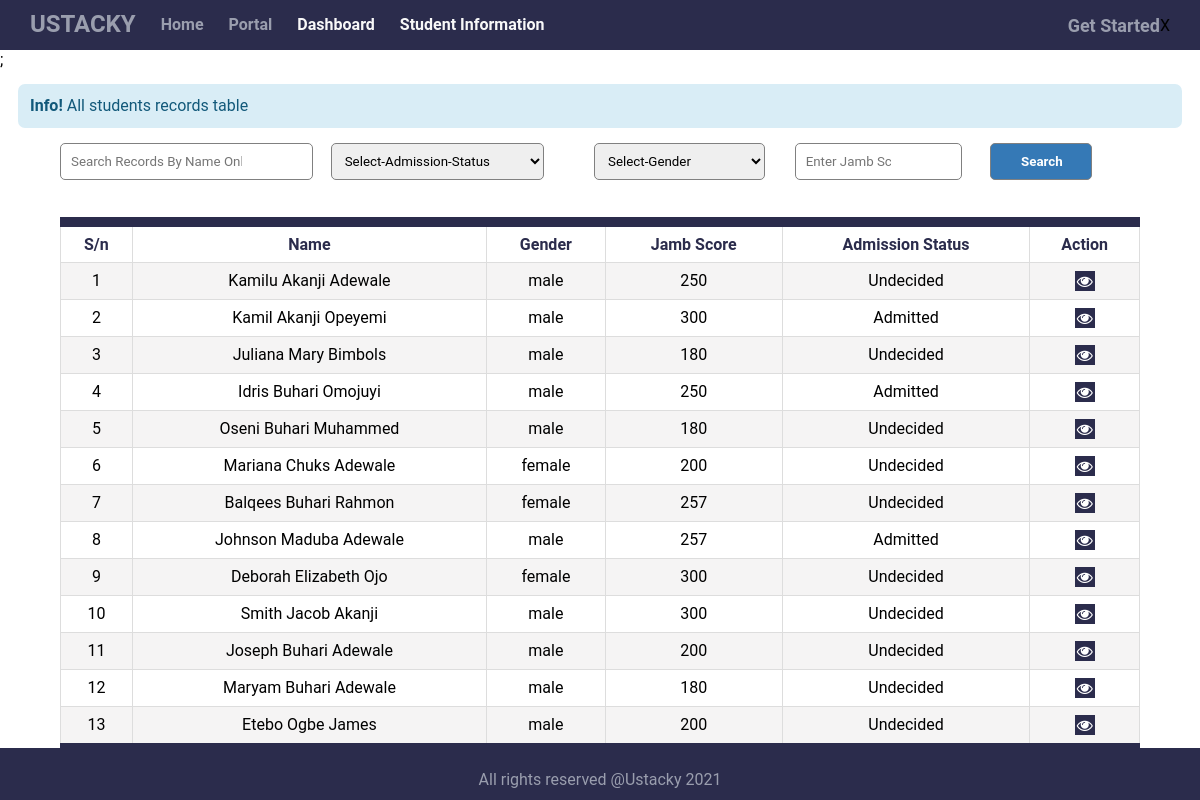
The app's page /records.php with its own data.
### tables this page shows
CREATE TABLE `students` (
  `id` int(11) NOT NULL,
  `image_path` varchar(200) NOT NULL,
  `firstname` varchar(200) NOT NULL,
  `middlename` varchar(200) NOT NULL,
  `lastname` varchar(200) NOT NULL,
  `email` varchar(200) NOT NULL,
  `date_of_birth` date NOT NULL,
  `gender` varchar(200) NOT NULL,
  `phone_number` int(20) NOT NULL,
  `address` text NOT NULL,
  `state_of_origin` varchar(200) NOT NULL,
  `local_govt` varchar(200) NOT NULL,
  `next_of_kin` varchar(200) NOT NULL,
  `jamb_score` int(11) NOT NULL,
  `admin_status` varchar(200) NOT NULL DEFAULT 'Undecided'
);

### records.php (the view, shortened to what this page needs)
<!DOCTYPE html>
<html lang="en">
<head>
    <link rel="stylesheet" href="https://cdnjs.cloudflare.com/ajax/libs/font-awesome/4.7.0/css/font-awesome.min.css">
    <link rel="stylesheet" href="styles.css">
</head>
<body>
    <div class="container table-box">
      <?php include 'includes/navbar.php'; ?>;
      <div class="info">
         <p><span>Info!</span> All students records table</p>
      </div>
      <div class="search-fields">
         <form action="" method="post">
              <div class="name-search">
                <input type="text" placeholder="Search Records By Name Only" name="name_search">
              </div>
              <div class="select-status">
                <select name="admin_status" id="admin_status" >
                  <option value="" selected disabled>Select-Admission-Status</option>
                </select>
              </div>
              <div class="select-gender">
                <select name="gender" id="gender" >
                  <option value="" selected disabled>Select-Gender</option>
                </select>
              </div>
              <div class="score-search">
                <input type="text" placeholder="Enter Jamb Score" name="jamb_score">
            </div>
           <div class="search-btn">
             <input type="submit" value="Search" name="search">
           </div>
         </form>
         <div class="students-records">
          <div  class="success">
          </div>
         <table>
            <tr>
                <th>S/n</th>
                <th>Name</th>
                <th>Gender</th>
                <th>Jamb Score</th>
                <th>Admission Status</th>
                <th>Action</th>
            </tr>
                <?php
                  include 'config/connection.php';
                  $x=1;
                  if(isset($_POST['search'])){
                    $gender ='';$firstname='';
                    $jamb_score =''; $admin_status='';
                    $middlename='';$lastname='';
                    $id='';
                      if(isset($_POST['name_search']) || isset($_POST['jamb_score']) ||
                      isset($_POST['admin_status']) || isset($_POST['gender'])){
                        $name = $_POST['name_search'];
                        $jamb_score = $_POST['jamb_score'];
                        if(isset($_POST['admin_status'])){
                          $admin_status = $_POST['admin_status'];
                        }
                        if(isset($_POST['gender'])){
                          $gender = $_POST['gender'];
                        }
                      $sql = "SELECT id,firstname,lastname,middlename,jamb_score, admin_status, gender
                      FROM students
                      WHERE (id = '$id')
                        OR (firstname = '$name')
                        OR  (lastname = '$name')
                        OR  (middlename = '$name')
                        OR (jamb_score = '$jamb_score')
                        OR (admin_status = '$admin_status')
                        OR (gender = '$gender')";
                      }
                    }else{
                      $sql = "SELECT * FROM students";
                    }
                  $result = mysqli_query($conn, $sql);
                  while($row = mysqli_fetch_array($result)){
                ?>
                    <?php if(mysqli_num_rows($result) > 0){
                      ?>
                      <tr>
                      <td><?= $x; ?></td>
                      <td><?= $row['firstname']; ?> <?= $row['middlename']; ?> <?= $row['lastname']; ?></td>
                      <td><?= $row['gender']; ?></td>
                      <td><?= $row['jamb_score']; ?></td>
                      <td><?= $row['admin_status']; ?></td>
                      <td><a href="userdetails.php?user_id=<?= $row['id']; ?>"><i class="fa fa-eye"></i></a></td>
                      </tr>
                    <?php } $GLOBALS['x']++; ?>
               <?php  } ?>
            </table>
          </div>
      </div>
      <?php include 'includes/footer.php'; ?>
    </div>
</body>
</html>

### styles.css (style rules this page uses)
* { padding: 0; margin: 0; font-family: 'Roboto', sans-serif; }
a { text-decoration: none; color: #9a9eae; font-weight: bold; }
.success { margin: 5px auto; color: rgb(219, 12, 12); width: 40%; padding: 1%; border-radius: 5px; }
.info { width: 95%; background-color: #d9edf6; height: 20px; margin: 15px auto; padding: 1%; border-radius: 7px; }
.info p { color: #12597a; }
.info span { font-weight: bold; }
.search-fields { width: 90%; margin: 0 auto; }
.search-fields form { display: flex; justify-content: center; }
.name-search { width: 200px; margin-right: 50px; }
.name-search input { padding: 10px 70px 10px 10px; border: 1px solid gray; border-radius: 5px; width: 100%; }
.select-status { width: 250px; margin-left: 50px; }
.select-status select { padding: 9px; border: 1px solid gray; border-radius: 5px; width: 100%; }
.select-gender { width: 200px; margin-left: 50px; }
.select-gender select { width: 100%; padding: 9px; border: 1px solid gray; border-radius: 5px }
.score-search { width: 100px; margin-left: 30px; margin-right: 110px; }
.score-search input { width: 100%; padding: 10px 70px 10px 10px; border: 1px solid gray; border-radius: 5px; }
.search-btn { margin-right: 50px; width: 100px; }
.search-btn input { width: 100%; padding: 10px 70px 10px 30px; border-radius: 5px; border: 1px solid gray; background-color: #3579b6; color: #fff; font-weight: bold; text-align: center; }
.students-records { margin: 10px 0; }
.students-records table { border-collapse: collapse; width: 100%; border-top: 10px solid #2b2c4c; border-bottom: 10px solid #2b2c4c; }
th { color: #2b2c4c; font-weight: bold; }
td, th { border: 1px solid #dddddd; text-align: center; padding: 8px; }
td i { font-size: 15px; background-color: #2b2c4c; color: #fff; padding: 2px; }
tr:nth-child(even) { background-color: #f5f4f4; }

### records on screen
students: x "1", firstname "Kamilu", middlename "Akanji", lastname "Adewale", gender "male", jamb_score "250", admin_status "Undecided"
students: x "2", firstname "Kamil", middlename "Akanji", lastname "Opeyemi", gender "male", jamb_score "300", admin_status "Admitted"
students: x "3", firstname "Juliana", middlename "Mary", lastname "Bimbols", gender "male", jamb_score "180", admin_status "Undecided"
students: x "4", firstname "Idris", middlename "Buhari", lastname "Omojuyi", gender "male", jamb_score "250", admin_status "Admitted"
students: x "5", firstname "Oseni", middlename "Buhari", lastname "Muhammed", gender "male", jamb_score "180", admin_status "Undecided"
students: x "6", firstname "Mariana", middlename "Chuks", lastname "Adewale", gender "female", jamb_score "200", admin_status "Undecided"
students: x "7", firstname "Balqees", middlename "Buhari", lastname "Rahmon", gender "female", jamb_score "257", admin_status "Undecided"
students: x "8", firstname "Johnson", middlename "Maduba", lastname "Adewale", gender "male", jamb_score "257", admin_status "Admitted"
students: x "9", firstname "Deborah", middlename "Elizabeth", lastname "Ojo", gender "female", jamb_score "300", admin_status "Undecided"
students: x "10", firstname "Smith", middlename "Jacob", lastname "Akanji", gender "male", jamb_score "300", admin_status "Undecided"
students: x "11", firstname "Joseph", middlename "Buhari", lastname "Adewale", gender "male", jamb_score "200", admin_status "Undecided"
students: x "12", firstname "Maryam", middlename "Buhari", lastname "Adewale", gender "male", jamb_score "180", admin_status "Undecided"
students: x "13", firstname "Etebo", middlename "Ogbe", lastname "James", gender "male", jamb_score "200", admin_status "Undecided"
